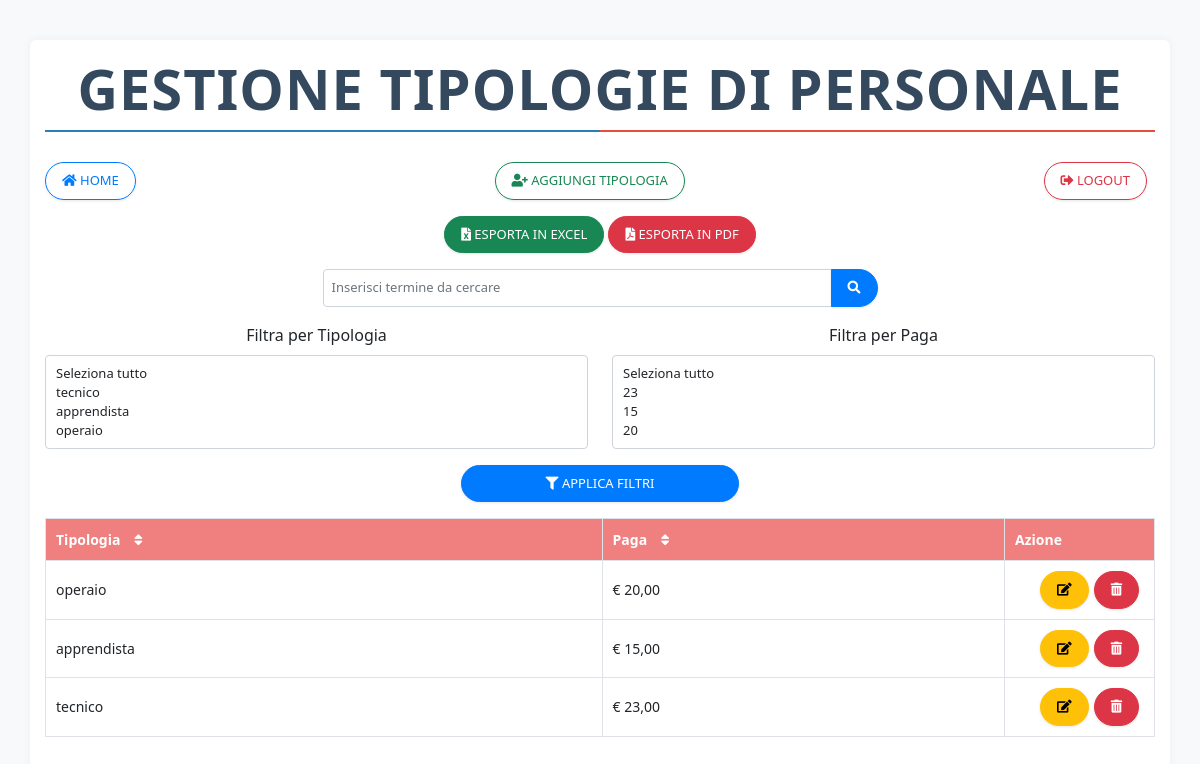
Screenshot of /php/tipologie_personale.php (signed in) with the database file from the repository.
### tables this page shows
CREATE TABLE `tipologiepersonale` (
  `idtipologia` int(11) NOT NULL,
  `tipologia` varchar(255) DEFAULT NULL,
  `paga` double DEFAULT NULL
);

### php/tipologie_personale.php (the view, shortened to what this page needs)
<?php
include_once("connection.php");
$tipologiaQuery = "SELECT DISTINCT tipologia FROM tipologiepersonale";
$tipologiaResult = mysqli_query($mysqli, $tipologiaQuery);
$pagaQuery = "SELECT DISTINCT paga FROM tipologiepersonale";
$pagaResult = mysqli_query($mysqli, $pagaQuery);
$query = "SELECT * FROM tipologiepersonale";
$query .= " ORDER BY idtipologia DESC";
$result = mysqli_query($mysqli, $query);
?>
<!DOCTYPE html>
<html lang="en">
<head>
    <link href="https://cdn.jsdelivr.net/npm/bootstrap@5.3.0-alpha1/dist/css/bootstrap.min.css" rel="stylesheet">
    <link rel="stylesheet" href="https://cdnjs.cloudflare.com/ajax/libs/font-awesome/5.15.4/css/all.min.css">
    <link rel="stylesheet" href="style.css">
</head>
<body id="gestione-personale">
    <div class="container">
	 <h1 class="text-center display-4 mb-4">Gestione Tipologie di Personale</h1>
        <div class="d-flex justify-content-between mb-3">
            <a href="index.php" class="btn btn-outline-light"><i class="fas fa-home"></i> Home</a>
            <button class="btn btn-outline-success" data-bs-toggle="modal" data-bs-target="#addModal"><i class="fas fa-user-plus"></i> Aggiungi Tipologia</button>
            <a href="logout.php" class="btn btn-outline-danger"><i class="fas fa-sign-out-alt"></i> Logout</a>
        </div>
		<?php
		$queryString = $_SERVER['QUERY_STRING'];
		?>
		<div class="mb-3 text-center">
			<a href="javascript:void(0)" class="btn btn-success" onclick="exportToExcel('<?php echo $queryString; ?>')"><i class="fas fa-file-excel"></i> Esporta in Excel</a>
			<a href="javascript:void(0)" class="btn btn-danger" onclick="exportToPDF('<?php echo $queryString; ?>')"><i class="fas fa-file-pdf"></i> Esporta in PDF</a>
		</div>
        <form action="tipologie_personale.php" method="GET" class="mb-3 text-center">
            <div class="input-group w-50 mx-auto">
                <input type="text" name="search" class="form-control" id="search" placeholder="Inserisci termine da cercare">
                <button type="submit" class="btn btn-primary"><i class="fas fa-search"></i></button>
            </div>
        </form>
        <form id="filterForm" action="tipologie_personale.php" method="GET" class="mb-3">
            <div class="row">
                <div class="col-md-6">
                    <label for="tipologia" class="form-label">Filtra per Tipologia</label>
                    <select name="tipologia[]" class="form-select" multiple id="tipologiaSelect">
                        <option value="" data-select-all>Seleziona tutto</option>
                        <?php while ($tipologiaRow = mysqli_fetch_assoc($tipologiaResult)) { ?>
                            <option value="<?php echo htmlspecialchars($tipologiaRow['tipologia']); ?>">
                            </option>
                        <?php } ?>
                    </select>
                </div>
                <div class="col-md-6">
                    <label for="paga" class="form-label">Filtra per Paga</label>
                    <select name="paga[]" class="form-select" multiple id="pagaSelect">
                        <option value="" data-select-all>Seleziona tutto</option>
                        <?php while ($pagaRow = mysqli_fetch_assoc($pagaResult)) { ?>
                            <option value="<?php echo htmlspecialchars($pagaRow['paga']); ?>">
                            </option>
                        <?php } ?>
                    </select>
                </div>
            </div>
            <button type="submit" class="btn btn-primary mt-3"><i class="fas fa-filter"></i> Applica Filtri</button>
        </form>
        <table class="table table-hover table-bordered">
            <thead>
                <tr>
                    <th onclick="sortTable(0, this)">Tipologia <span class="sort-icon"><i class="fas fa-sort"></i></span></th>
                    <th onclick="sortTable(1, this)">Paga <span class="sort-icon"><i class="fas fa-sort"></i></span></th>
                    <th>Azione</th>
                </tr>
            </thead>
            <tbody>
                <?php while ($row = mysqli_fetch_assoc($result)) { ?>
                    <tr>
                        <td><?php echo htmlspecialchars($row['tipologia']); ?></td>
                        <td><?php echo '€ ' . number_format($row['paga'], 2, ',', '.'); ?></td>
                        <td class="action-column">
                            <div class="d-flex justify-content-end">
                                <button class="btn btn-warning" data-bs-toggle="modal" data-bs-target="#editModal<?php echo $row['idtipologia']; ?>"><i class="fas fa-edit"></i></button>
                                <a href="tipologie_personale.php?delete_id=<?php echo $row['idtipologia']; ?>" class="btn btn-danger" onclick="return confirm('Sei sicuro di voler eliminare questa tipologia?');"><i class="fas fa-trash-alt"></i></a>
                            </div>
                        </td>
                    </tr>
                <?php } ?>
            </tbody>
        </table>
    </div>
</body>
</html>

### php/style.css (style rules this page uses)
body { background-color: #f8f9fa; color: #212529; }
h1.text-center.display-4 { position: relative; font-weight: bold !important; color: #34495e !important; text-transform: uppercase !important; letter-spacing: 1px !important; margin-bottom: 30px !important; padding-bottom: 10px !important; background: none !important; overflow: hidden; }
h1.text-center.display-4::before, h1.text-center.display-4::after { content: ''; position: absolute; height: 2px; width: 50%; bottom: 0; background-color: #2980b9; transition: all 0.4s ease; z-index: 1; }
h1.text-center.display-4::before { left: 0; background-color: #2980b9; }
h1.text-center.display-4::after { right: 0; background-color: #e74c3c; }
h1.text-center.display-4::before, h1.text-center.display-4::after { animation: move-bar 2s ease infinite alternate; }
.container { margin-top: 40px; padding: 15px; background-color: #ffffff; border-radius: 6px; box-shadow: 0 0 10px rgba(0, 0, 0, 0.05); }
.table { background-color: #ffffff; border: 1px solid #dee2e6; border-radius: 4px; width: 100%; table-layout: auto; }
.table th, .table td { vertical-align: middle; color: #212529; padding: 8px; font-size: 13px; }
.table thead th { background-color: #f08080; color: #ffffff; text-align: left; font-weight: bold; }
.btn { border-radius: 20px; padding: 8px 16px; font-size: 13px; font-weight: 500; text-transform: uppercase; box-shadow: 0 1px 3px rgba(0, 0, 0, 0.1); }
.btn-primary { background-color: #007bff; border-color: #007bff; color: #fff; }
.btn-outline-light { border-color: #007bff; color: #007bff; }
.form-control, .form-select { background-color: #ffffff; color: #212529; border: 1px solid #ced4da; padding: 8px; font-size: 13px; border-radius: 4px; }
.form-label { display: block; text-align: center; }
.form-control::placeholder { color: #6c757d; }
.d-flex .btn { margin-right: 8px; padding: 8px 16px; font-size: 13px; border-radius: 20px; }
.action-column { width: 150px; text-align: right; }
.action-column .btn { margin-right: 5px; }
.sort-icon { margin-left: 10px; cursor: pointer; }
#gestione-personale .table th, #gestione-personale .table td { padding: 10px; font-size: 14px; }
#gestione-personale #nomeSelect, #gestione-personale #tipologiaSelect { width: 100%; }
#gestione-personale #filterForm .btn-primary { display: block; margin: 0 auto; width: 25%; }

### rows the page displays
tipologiepersonale: tipologia "operaio", paga "20,00"
tipologiepersonale: tipologia "apprendista", paga "15,00"
tipologiepersonale: tipologia "tecnico", paga "23,00"
